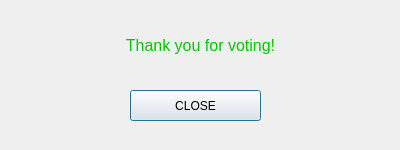
<?xml version="1.0" encoding="UTF-8"?>
<ui version="4.0">
 <class>Dialog</class>
 <widget class="QDialog" name="Dialog">
  <property name="geometry">
   <rect>
    <x>0</x>
    <y>0</y>
    <width>400</width>
    <height>150</height>
   </rect>
  </property>
  <property name="minimumSize">
   <size>
    <width>400</width>
    <height>150</height>
   </size>
  </property>
  <property name="maximumSize">
   <size>
    <width>400</width>
    <height>150</height>
   </size>
  </property>
  <property name="windowTitle">
   <string>Thank you for voting!</string>
  </property>
  <widget class="QPushButton" name="close_error">
   <property name="geometry">
    <rect>
     <x>130</x>
     <y>90</y>
     <width>131</width>
     <height>31</height>
    </rect>
   </property>
   <property name="maximumSize">
    <size>
     <width>400</width>
     <height>150</height>
    </size>
   </property>
   <property name="text">
    <string>CLOSE</string>
   </property>
  </widget>
  <widget class="QLabel" name="label">
   <property name="geometry">
    <rect>
     <x>60</x>
     <y>20</y>
     <width>281</width>
     <height>51</height>
    </rect>
   </property>
   <property name="font">
    <font>
     <pointsize>12</pointsize>
    </font>
   </property>
   <property name="styleSheet">
    <string notr="true">color: rgb(0, 200, 0)</string>
   </property>
   <property name="text">
    <string>Thank you for voting!</string>
   </property>
   <property name="alignment">
    <set>Qt::AlignCenter</set>
   </property>
  </widget>
 </widget>
 <resources/>
 <connections/>
</ui>
